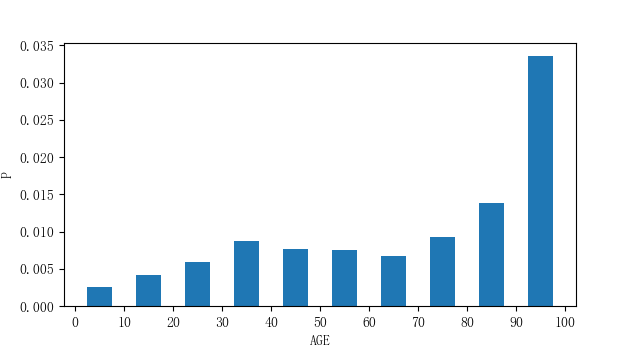

Source code (Python):
import sys
import numpy as np
import pandas as pd
import matplotlib.pyplot as plt

fpic = sys.argv[0][:-3]
data = pd.read_csv("../boston_house_price.txt",sep='|')

y,x = np.histogram(data["AGE"],range=[0,100],bins=10,density=True)
x=x[1:]

plt.figure(dpi=100,figsize=(6.4,3.6))
plt.subplots_adjust(bottom=0.15,left=0.1)
plt.bar(x-5,y,width=5)
plt.xticks(ticks=[0]+list(x))
plt.xlabel("AGE")
plt.ylabel("P")
plt.savefig(fpic+'.png')
